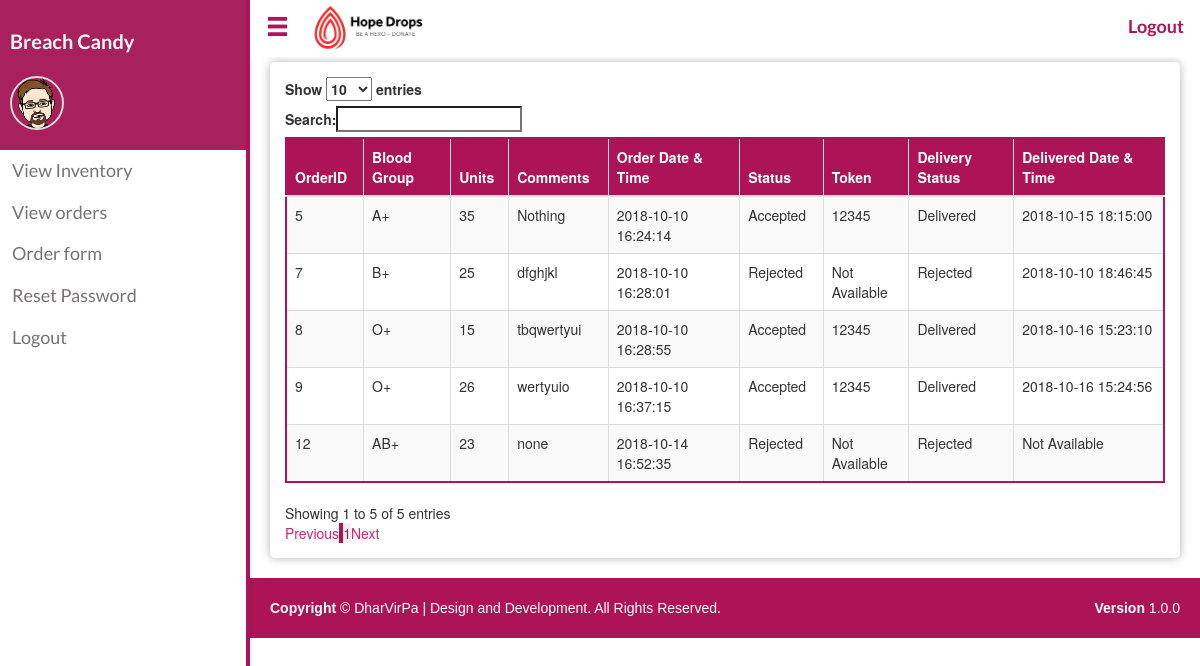
The app's page /order_hosp.php (signed in), older data.
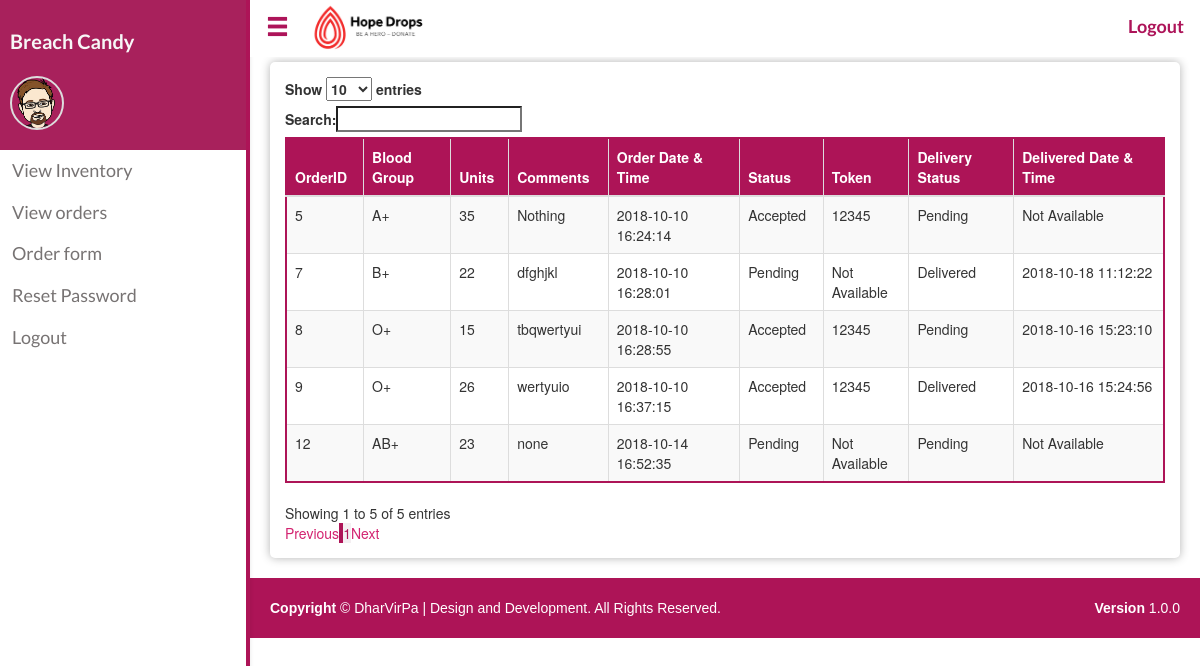
The same page, newer data.
### tables this page shows
CREATE TABLE `orders` (
  `Order_id` int(15) NOT NULL,
  `Hospital_id` int(15) NOT NULL,
  `Units` float NOT NULL,
  `Blood_group` varchar(5) NOT NULL,
  `status` varchar(15) NOT NULL DEFAULT 'Pending',
  `Blood_IDs` varchar(500) NOT NULL,
  `Blood_Units` varchar(500) NOT NULL,
  `Token` varchar(8) NOT NULL,
  `Comments` varchar(200) NOT NULL,
  `Delivered_by` int(30) NOT NULL,
  `Delivery_status` varchar(10) NOT NULL DEFAULT 'Pending',
  `Delivery_date` timestamp NOT NULL DEFAULT '0000-00-00 00:00:00',
  `Order_date` timestamp NOT NULL DEFAULT CURRENT_TIMESTAMP
);

### order_hosp.php (the view, shortened to what this page needs)
<?php
include_once("connection.php");
?>
<?php
$query = "SELECT * FROM orders where Hospital_id =  '".$_SESSION['hid']."' ;";
$result = mysqli_query($conn,$query);
?>
<!DOCTYPE html>
<html>
<head>
    <link rel="stylesheet" href="https://maxcdn.bootstrapcdn.com/bootstrap/3.3.7/css/bootstrap.min.css">
    <link rel="stylesheet" type="text/css" href="https://cdn.datatables.net/1.10.19/css/dataTables.bootstrap.min.css">
    <link rel="stylesheet" type="text/css" href="./css/navbar_style.css">
    <link rel="stylesheet" type="text/css" href="./css/main.css">
</head>
<body>
  <?php include('./sidenav.php');
  ?>
  <div id="main" class="shrink">
    <?php include('./horizontal-nav.php')?>
    <div class="box">
      <div class="table-responsive">
        <table id="example" class="table table-striped table-bordered table-hover" style="width:100%">
          <thead>
          <tr>
            <th>OrderID</th>
            <th>Blood Group</th>
            <th>Units</th>
            <th>Comments</th>
            <th>Order Date & Time</th>
            <th>Status</th>
            <th>Token</th>
            <th>Delivery Status</th>
            <th>Delivered Date & Time</th>
          </tr>
          </thead>
          <?php
          if(mysqli_num_rows($result)>0)
          {
            while($row =mysqli_fetch_assoc($result))
            {
              echo "<tr>";
              echo "<td>".$row['Order_id']."</td>";
              echo "<td>".$row['Blood_group']."</td>";
              echo "<td>".$row['Units']."</td>";
              echo "<td>".$row['Comments']."</td>";
              echo "<td>".$row['Order_date']."</td>";
              echo "<td>".$row['status']."</td>";
              if(($row['status']) == "Accepted")
              {
                  echo "<td>".$row['Token']."</td>";
              }
              else
              {
                echo "<td>Not Available</td>";
              }
              echo "<td>".$row['Delivery_status']."</td>";
              if(($row['Delivery_date']) != "0000-00-00 00:00:00")
              {
                  echo "<td>".$row['Delivery_date']."</td>";
              }
              else
              {
                echo "<td>Not Available</td>";
              }
              echo"</tr>";
            }
          }
          else
          {
            echo "<div class='alert alert-warning'>No data to display</div>";
          }
          ?>
        </table>
      </div>
    </div>
   <?php include_once("footer.php") ?>
  </div>
</body>

Row changes from the older to the newer data that the page shows:
changed orders "Nothing": Delivery_status "Delivered" → "Pending"; Delivery_date "2018-10-15 18:15:00" → (not shown); now shows "Not Available"
changed orders "dfghjkl": Units "25" → "22"; status "Rejected" → "Pending"; Delivery_status "Rejected" → "Delivered"; Delivery_date "2018-10-10 18:46:45" → "2018-10-18 11:12:22"
changed orders "tbqwertyui": Delivery_status "Delivered" → "Pending"
changed orders "AB+": status "Rejected" → "Pending"; Delivery_status "Rejected" → "Pending"
